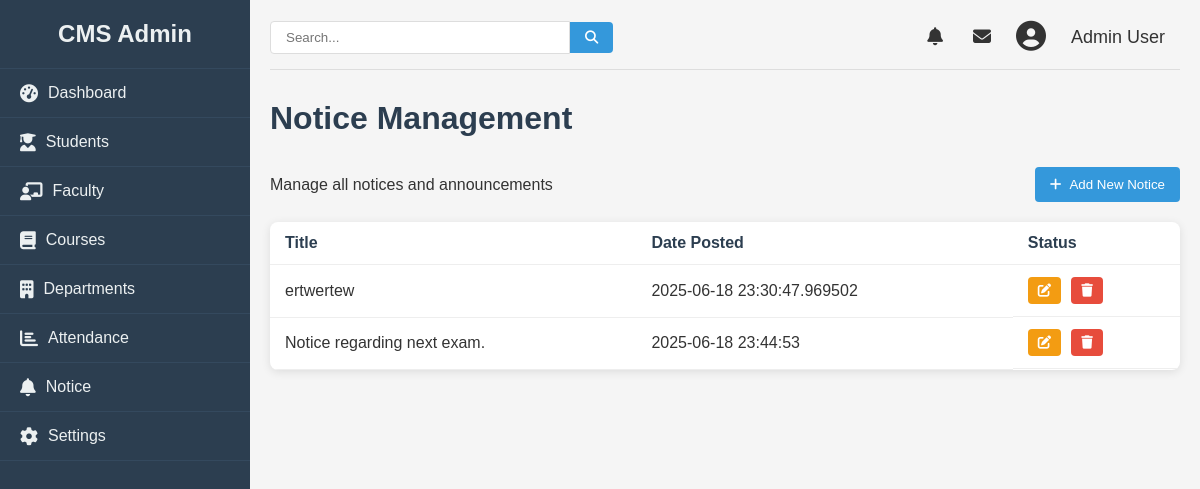
Page /admin/notice (signed in) on the earlier database version.
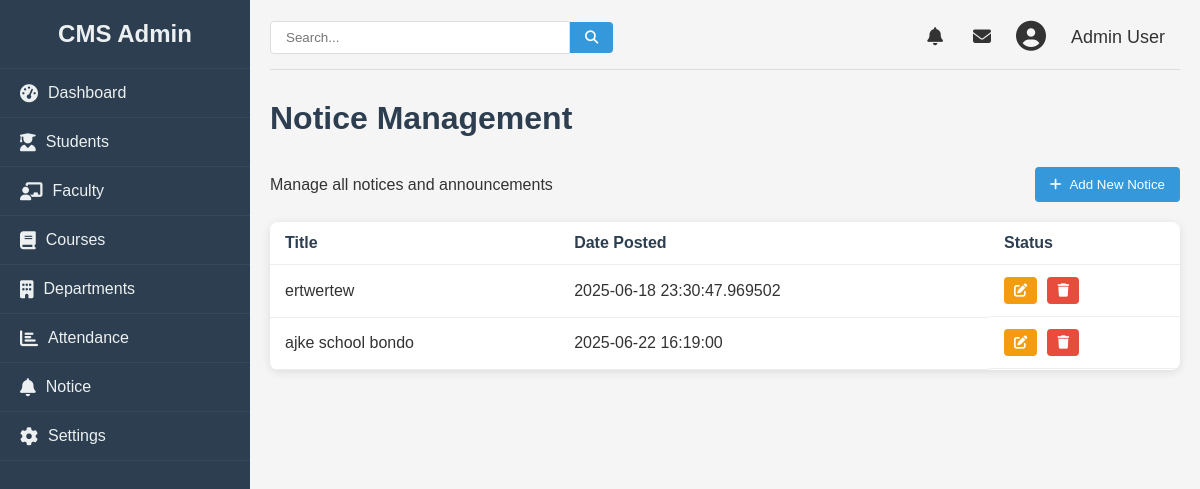
Same page on the later database version.
### college/model.py (models this page shows, shortened)
class Notice(db.Model):
    id = db.Column(db.Integer, primary_key=True)
    title = db.Column(db.String(100), nullable=False)
    content = db.Column(db.String, nullable=False)
    date = db.Column(db.DateTime, nullable=False)

### college/admin/adminroute.py (the view)
@app.route("/admin/notice", methods = ["GET", "POST"])
def notice():
    logged = 'user_id' in session
    if logged:
        notices = Notice.query.all()
        return render_template("notice.html", notices=notices, data= False)
    else:
        return redirect(url_for("login"))

### college/admin/templates/notice.html (shortened to what this page needs)
{% from "macro/cmsnav.html" import cmsnav%}
{%extends "admbase.html"%}
{%block head%}
<link rel="stylesheet" href="{{url_for('static', filename='css/styles.css')}}">
<link rel="stylesheet" href="https://cdnjs.cloudflare.com/ajax/libs/font-awesome/6.4.0/css/all.min.css">
{%endblock%}
{%block content%}
<div class="container" w-tid="21">
    {{cmsnav()}}
    <main class="main-content" w-tid="111">
        <header class="top-header" w-tid="113">
            <div class="search-box" w-tid="115">
                <input type="text" placeholder="Search..." w-tid="117" />
                <button w-tid="119"><i class="fas fa-search" w-tid="121"></i></button>
            </div>
            <div class="user-profile" w-tid="123">
                <span class="notification" w-tid="125"><i class="fas fa-bell" w-tid="127"></i></span>
                <span class="message" w-tid="129"><i class="fas fa-envelope" w-tid="131"></i></span>
                <div class="profile-img" w-tid="133">
                    <i class="fas fa-user-circle" w-tid="135"></i>
                </div>
                <span class="username" w-tid="137">Admin User</span>
            </div>
        </header>
        <div id="dashboard-page" class="content-section" w-tid="139">
            <div class="dashboard" w-tid="141">
                <h1 w-tid="357">Notice Management</h1>
                <div class="students-header" w-tid="359">
                    <p w-tid="361">Manage all notices and announcements</p>
                    <button class="add-student-btn" w-tid="363">
                        <a style="text-decoration: none; color:white;" href="/admin/addnotice">
                            <i class="fas fa-plus" w-tid="365"></i>
                            Add New Notice
                        </a>
                    </button>
                </div>
                <div class="students-table" w-tid="1167">
                    <table w-tid="1169">
                        <thead w-tid="1171">
                            <tr w-tid="1173">
                                <th w-tid="1177">Title</th>
                                <th w-tid="1181">Date Posted</th>
                                <th w-tid="1187">Status</th>
                            </tr>
                        </thead>
                        <tbody w-tid="1191">
                            {%for notice in notices %}
                            <tr w-tid="1193">
                                <td w-tid="1197">{{ notice.title }}</td>
                                <td w-tid="1201">{{ notice.date }}</td>
                                <td class="action-cell" w-tid="1211">
                                    <button class="action-btn edit-btn" w-tid="1217">
                                        <a href="/admin/update/notice/{{notice.id}}">
                                            <i class="fas fa-edit" w-tid="1219"></i>
                                        </a>
                                    </button>
                                    <button class="action-btn delete-btn" w-tid="1221"><a href="/admin/notice/delete/{{notice.id}}"><i class="fas fa-trash" w-tid="723"></i></a></button>
                                </td>
                            </tr>
                            {%endfor%}
                        </tbody>
                    </table>
                </div>
            </div>
        </div>
    </main>
</div>
{%endblock%}

Differences in the rows shown:
removed Notice: title "Notice regarding next exam.", date "2025-06-18 23:44:53"
added Notice: title "ajke school bondo", date "2025-06-22 16:19:00"
